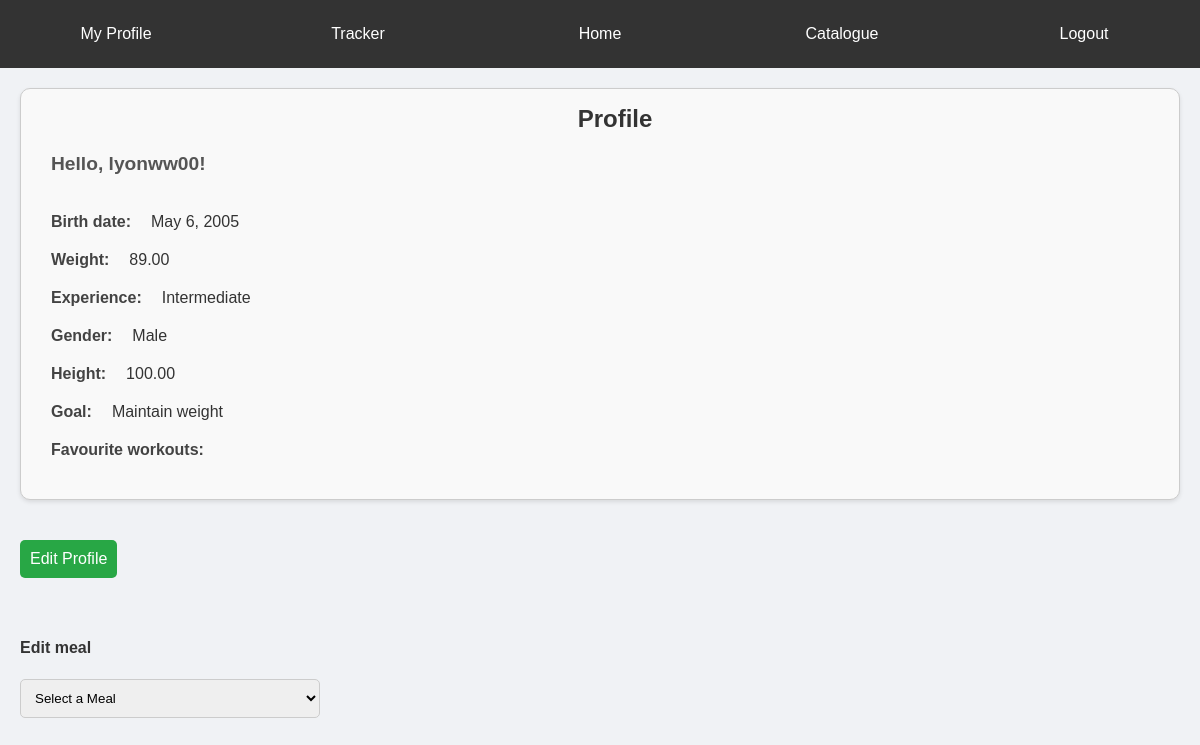
The page /fitnessTracker/profile/ (signed in) on the database its author committed.
### fitnessTracker/models.py (models this page shows, shortened)
class UserProfile(models.Model):
    user = models.OneToOneField(User, on_delete=models.CASCADE)
    BEGINNER = "Beginner"
    INTERMEDIATE = "Intermediate"
    EXPERT = "Expert"
    EXERCISE_CHOICES = [
        (BEGINNER, "Beginner"),
        (INTERMEDIATE, "Intermediate"),
        (EXPERT, "Expert")
    ]
    MALE = "Male"
    FEMALE = "Female"
    GENDER_CHOICES = [
        (MALE, "Male"),
        (FEMALE, "Female")
    ]
    LOSE_WEIGHT = "Lose weight"
    MAINTAIN_WEIGHT = "Maintain weight"
    GAIN_WEIGHT = "Gain weight"
    GOAL_CHOICES = [
       (LOSE_WEIGHT, "Lose weight"),
       (MAINTAIN_WEIGHT, "Maintain weight"),
       (GAIN_WEIGHT, "Gain weight")
    ]
    birth_date = models.DateField(null=True, blank=True)
    gender = models.CharField(max_length=20, choices=GENDER_CHOICES, null=True, blank=True)
    experience = models.CharField(max_length=20, choices=EXERCISE_CHOICES, default=BEGINNER)
    weight = models.DecimalField(max_digits=10, decimal_places=2, null=True, blank=True)
    height = models.DecimalField(max_digits=10, decimal_places=2, null=True, blank=True)
    goal = models.CharField(max_length=20, choices=GOAL_CHOICES, null=True, blank=True)
    favourites = models.ManyToManyField(Workout)

### fitnessTracker/views.py (the view)
# urls.py: path('profile/', views.profile, name='profile'),
@login_required
def profile(request):
    context_dict ={}
    user = request.user
    context_dict['user'] = user
    context_dict['userProfile'] = UserProfile.objects.get(user = user)
    context_dict['meals'] = Meal.objects.filter(user=request.user)
    return render(request, 'fitnessTracker/profile.html', context=context_dict)

### templates/fitnessTracker/profile.html (shortened to what this page needs)
<!DOCTYPE html>
<html>
    {% extends 'fitnessTracker/base.html' %}
    {% load static %}
    {% block body_block %}
        <div class="profile-section">
                <h1>Profile</h1>
                <h2>Hello, {{ user.username }}!</h2>
                <br>
                <h4>Birth date:</h4><p id="birth_date">{{ userProfile.birth_date }}</p>
                <br>
                <h4>Weight:</h4><p id="weight">{{ userProfile.weight }}</p>
                <br>
                <h4>Experience:</h4><p id="experience">{{ userProfile.experience }}</p>
                <br>
                <h4>Gender:</h4><p id="gender">{{ userProfile.gender }}</p>
                <br>
                <h4>Height:</h4><p id="height">{{ userProfile.height }}</p>
                <br>
                <h4 id="goal">Goal: </h4><p>{{ userProfile.goal }}</p>
                <br>
                <h4>Favourite workouts:</h4>
        </div>
        <button id="edit">Edit Profile</button>
        <div class="meal-section">
            <h4>Edit meal</h4>
            <select id="meal-select">
                <option value="">Select a Meal</option>
            </select>
        </div>
    {% endblock %}

### static/css/style.css (style rules this page uses)
body { min-height: 100vh; background: #f0f2f5; font-family: 'Arial', sans-serif; color: #333; margin: 0; padding: 0; }
h1 { text-align: center; margin-bottom: 20px; font-size: 1.5em; color: #333; }
h2 { font-size: 1.2em; color: #555; margin-top: 20px; }
.profile-section { margin: 20px; padding-left: 30px; background: #f9f9f9; border-radius: 10px; box-shadow: 0 2px 4px rgba(0, 0, 0, 0.1); border: 1px solid #ccc; padding-bottom: 20px; }
.profile-section h2, .profile-section h4, .profile-section p { margin: 10px 0; }
.profile-section h2 { font-size: 1.2em; color: #555; }
.profile-section h4 { font-size: 1em; color: #434343; display: inline-block; padding-right: 20px; }
.profile-section p { font-size: 1em; color: #333; display: inline-block; }
.meal-section { display: flex; flex-direction: column; margin: 20px; }
.meal-section select { width: 100%; padding: 10px; margin-bottom: 15px; border: 1px solid #ccc; border-radius: 5px; box-sizing: border-box; }
button { padding: 10px; margin: 10px; background: #28a745; border: none; border-radius: 5px; color: #fff; font-size: 1em; cursor: pointer; transition: background 0.3s; }
#meal-select { width: 300px; }
#edit { margin: 20px; }

### rows shown on the page
UserProfile: birth_date "May 6, 2005", weight "89.00", experience "Intermediate", gender "Male", height "100.00", goal "Maintain weight"

### other values the page prints
{{ user.username }} "lyonww00"
